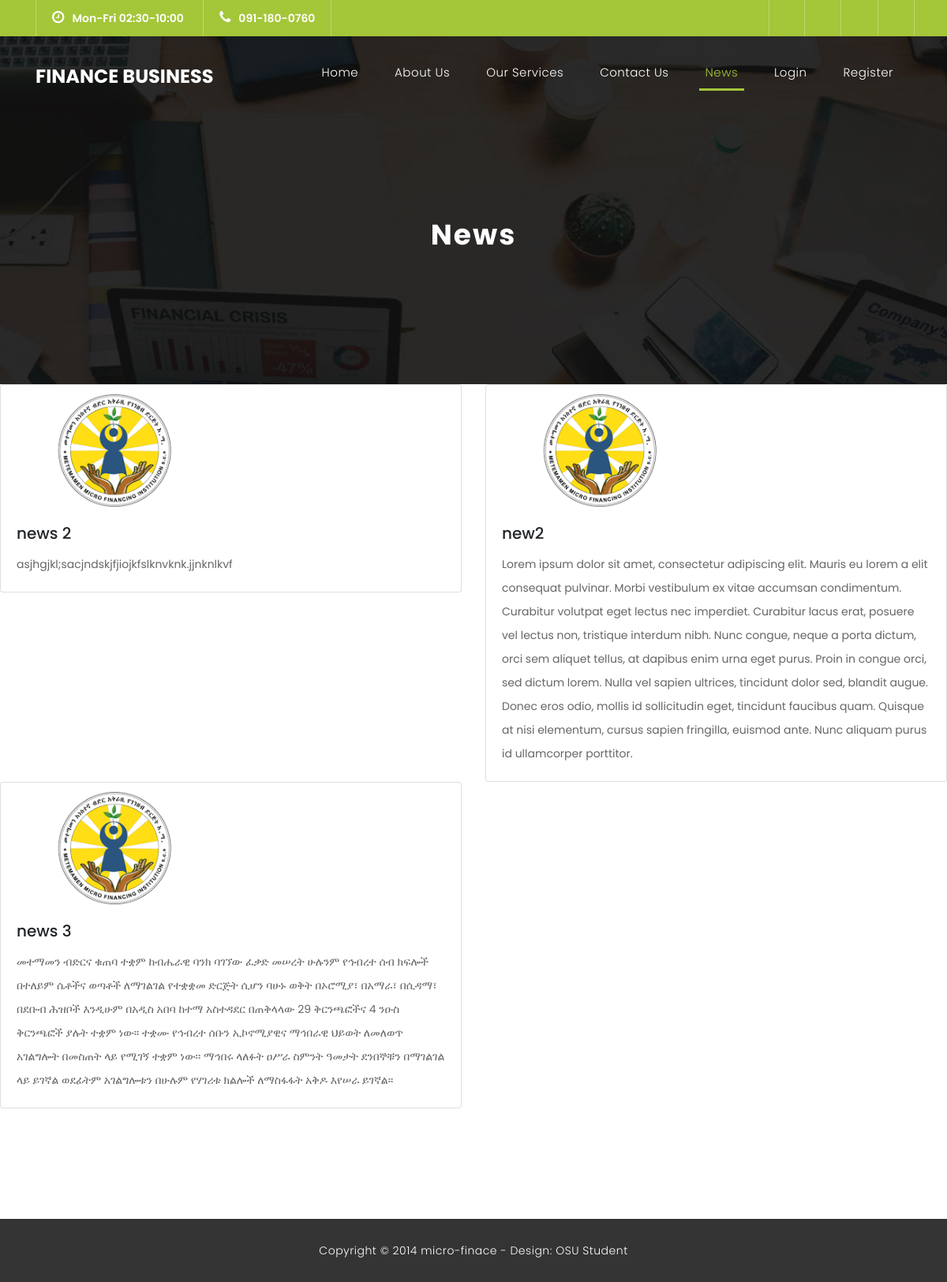
Before: /bb/news.php with the older database file.
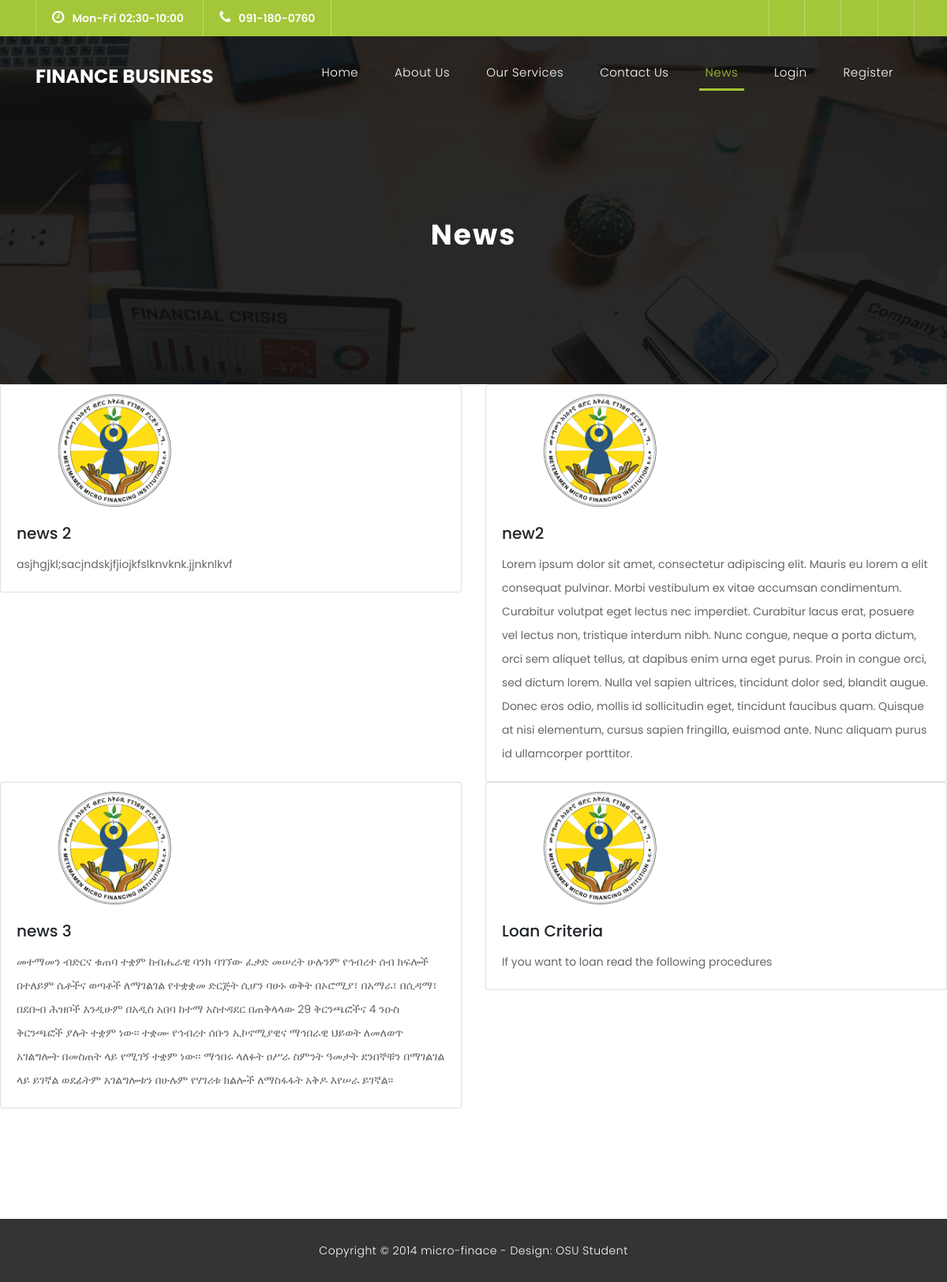
After: the same page with the newer database file.
### tables this page shows
CREATE TABLE `news` (
  `id` int(11) NOT NULL,
  `man_id` int(11) NOT NULL,
  `title` text NOT NULL,
  `description` text NOT NULL,
  `image` varchar(100) DEFAULT NULL,
  `date` date NOT NULL DEFAULT current_timestamp()
);

### bb/news.php (the view, shortened to what this page needs)
<!DOCTYPE html>
<html lang="en">
<head>
    <link href="vendor/bootstrap/css/bootstrap.min.css" rel="stylesheet">
    <link rel="stylesheet" href="assets/css/fontawesome.css">
    <link rel="stylesheet" href="assets/css/templatemo-finance-business.css">
    <link rel="stylesheet" href="assets/css/owl.css">
</head>
<body>
    <div class="sub-header">
        <div class="container">
            <div class="row">
                <div class="col-md-8 col-xs-12">
                    <ul class="left-info">
                        <li><a href="#"><i class="fa fa-clock-o"></i>Mon-Fri 02:30-10:00</a></li>
                        <li><a href="#"><i class="fa fa-phone"></i>091-180-0760</a></li>
                    </ul>
                </div>
                <div class="col-md-4">
                    <ul class="right-icons">
                        <li><a href="#"><i class="fa "></i></a></li>
                        <li><a href="#"><i class="fa "></i></a></li>
                        <li><a href="#"><i class="fa "></i></a></li>
                        <li><a href="#"><i class="fa "></i></a></li>
                    </ul>
                </div>
            </div>
        </div>
    </div>
    <header class="">
        <nav class="navbar navbar-expand-lg">
            <div class="container">
                <a class="navbar-brand" href="../index.php">
                    <h2>Finance Business</h2>
                </a>
                <div class="collapse navbar-collapse" id="navbarResponsive">
                    <ul class="navbar-nav ml-auto">
                        <li class="nav-item">
                            <a class="nav-link" href="../index.php">Home
                            </a>
                        </li>
                        <li class="nav-item ">
                            <a class="nav-link" href="about.html">About Us</a>
                        </li>
                        <li class="nav-item">
                            <a class="nav-link" href="servicesss.html">Our Services</a>
                        </li>
                        <li class="nav-item">
                            <a class="nav-link" href="contact.html">Contact Us</a>
                        </li>
                        <li class="nav-item">
                            <a class="nav-link active" href="news.php">News</a>
                          </li>
                        <li class="nav-item">
                            <a class="nav-link" href="../login.php">Login</a>
                        </li>
                        <li class="nav-item">
                            <a class="nav-link" href="../customer_registration.php">Register</a>
                        </li>
                    </ul>
                </div>
            </div>
        </nav>
    </header>
    <div class="page-heading header-text">
        <div class="container">
            <div class="row">
                <div class="col-md-12">
                    <h1>news</h1>
                </div>
            </div>
        </div>
    </div>
<?php
function news(){
include '../connect.php';
    $sql = "SELECT * FROM news";
    $result = mysqli_query($conn, $sql);
    echo "<div class= 'row mt-10'>";
    if (mysqli_num_rows($result) > 0) {
        while($row = mysqli_fetch_assoc($result)) {
            echo "<div class='col-md-6 pt-10'>";
            echo "<div class='card'>";
            echo "<img class='product-image' src='../dist/img/logo1.png' alt='Card image cap' style='
            margin-top: 10px;
            width: 50%;
        '>";
            echo "<div class='card-body'>";
            echo "<h5 class='card-title'>".$row['title']."</h5>";
            echo "<p class='card-text'>".$row['description']."</p>";
            echo "</div>";
            echo "</div>";
            echo "</div>";
}
}
echo "</div>";
}
news();
?>
    <div class="sub-footer">
        <div class="container">
            <div class="row">
                <div class="col-md-12">
                    <p>Copyright &copy; 2014 micro-finace
                        - Design: <a rel="nofollow noopener" href="https://templatemo.com" target="_blank">OSU
                            Student</a></p>
                </div>
            </div>
        </div>
    </div>
</body>
</html>

### bb/assets/css/templatemo-finance-business.css (style rules this page uses)
body { font-family: 'Poppins', sans-serif; overflow-x: hidden; text-rendering: optimizeLegibility; -webkit-font-smoothing: antialiased; -moz-osx-font-smoothing: grayscale; }
p { margin-bottom: 0px; font-size: 14px; color: #666666; line-height: 30px; }
a { text-decoration: none!important; }
ul { padding: 0; margin: 0; list-style: none; }
h1,h2,h3,h4,h5,h6 { margin: 0px; }
.sub-header { background-color: #a4c639; height: 46px; line-height: 46px; }
.sub-header ul li { display: inline-block; }
.sub-header ul.left-info li { border-left: 1px solid rgba(250,250,250,0.3); padding: 0px 20px; }
.sub-header ul.left-info li:last-child { border-right: 1px solid rgba(250,250,250,0.3); }
.sub-header ul.left-info li i { margin-right: 10px; font-size: 18px; }
.sub-header ul.left-info li a { color: #fff; font-size: 14px; font-weight: 600; }
.sub-header ul.right-icons { float: right; }
.sub-header ul.right-icons li { margin-right: -4px; width: 46px; display: inline-block; text-align: center; border-right: 1px solid rgba(250,250,250,0.3); }
.sub-header ul.right-icons li:first-child { border-left: 1px solid rgba(250,250,250,0.3); }
header { position: absolute; z-index: 99999; width: 100%; background-color: transparent!important; height: 80px; -webkit-transition: all 0.3s ease-in-out 0s; -moz-transition: all 0.3s ease-in-out 0s; -o-transition: all 0.3s ease-in-out 0s; transition: all 0.3s ease-in-out 0s; }
header .navbar { padding: 20px 0px; }
.navbar .navbar-brand { float: left; margin-top: 12px; outline: none; }
.navbar .navbar-brand h2 { color: #fff; text-transform: uppercase; font-size: 24px; font-weight: 700; -webkit-transition: all .3s ease 0s; -moz-transition: all .3s ease 0s; -o-transition: all .3s ease 0s; transition: all .3s ease 0s; }
#navbarResponsive { z-index: 999; }
.navbar-collapse { text-align: center; }
.navbar .navbar-nav .nav-item { margin: 0px 15px; }
.navbar .navbar-nav a.nav-link { text-transform: capitalize; font-size: 15px; font-weight: 300; letter-spacing: 0.5px; color: #fff; transition: all 0.5s; margin-top: 5px; }
.navbar .navbar-nav .nav-link:hover, .navbar .navbar-nav .active>.nav-link, .navbar .navbar-nav .nav-link.active, .navbar .navbar-nav .nav-link.show, .navbar .navbar-nav .show>.nav-link { color: #a4c639; border-bottom: 3px solid #a4c639; }
*, *:before, *:after { -webkit-box-sizing: border-box; box-sizing: border-box; -webkit-font-smoothing: antialiased; -moz-osx-font-smoothing: grayscale; }
.sub-footer { background-color: #343434; text-align: center; padding: 25px 0px; }
.sub-footer p { color: #fff; font-weight: 300; letter-spacing: 0.5px; }
.sub-footer a { color: #fff; }
.page-heading { text-align: center; background-image: url(../images/page-heading-bg.jpg); background-position: center center; background-repeat: no-repeat; background-size: cover; padding: 230px 0px 150px 0px; color: #fff; }
.page-heading h1 { text-transform: capitalize; font-size: 36px; font-weight: 700; letter-spacing: 2px; margin-bottom: 18px; }

Changed rows visible on the page:
added news: title "Loan Criteria", description "If you want to loan read the following procedures"
